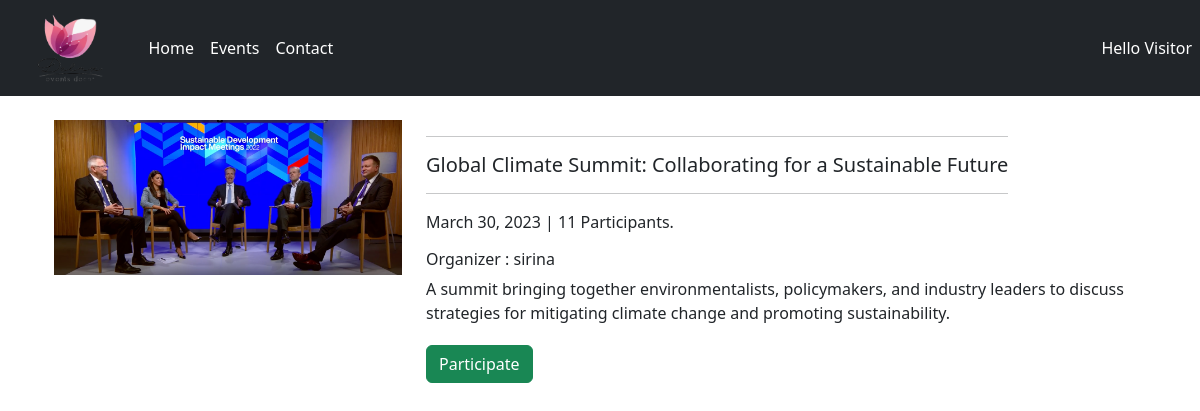
Screenshot of /events/detail/16 with the database file from the repository.
### events/models.py (models this page shows, shortened)
class Event(models.Model):
    title = models.CharField("Title",default="",max_length=250)
    description = models.TextField()
    state = models.BooleanField(default=False)
    imageEvent=models.ImageField(upload_to='images/',blank=True)
    nbParticipants = models.IntegerField(default=0)
    CATEGORY_CHOICES = ( ('Music','Music'), ('sport','Sport'), ('Cinema','Cinema') )
    category = models.CharField(max_length=10 , choices=CATEGORY_CHOICES)
    dateEvent = models.DateField(validators=[is_date_valid])
    createdAt =models.DateField(auto_now_add=True)
    updatedAt = models.DateField(auto_now=True)
    organizer = models.ForeignKey(Person, on_delete=models.CASCADE)
    participants = models.ManyToManyField(
        Person,
        related_name = "participations",
        through="Participation"
    )

### Users/models.py (models this page shows)
class Person(AbstractUser):
    email = models.EmailField("Email",unique=True, validators=[is_mail_esprit])
    cin = models.CharField("Cin",primary_key=True,max_length=8,validators=[MaxLengthValidator(8),MinLengthValidator(8)])
    createdAt =models.DateField(auto_now_add=True)
    updatedAt = models.DateField(auto_now=True)

### events/views.py (the view)
# urls.py: path('detail/<int:id>', detailEvent, name="Event_details"),
def detailEvent(request,id):
    event= Event.objects.get(id=id)
    return render(request,
        'events/event_detail.html',{
        'event' :event
                  })

### Workshop/templates/events/event_detail.html
{% extends 'base.html' %}
{% block content %}
<div class="container pt-4">
<div class="row d-flex ">
<div class="col-12 col-lg-4">
  <img class="img-fluid"  src="{{ event.imageEvent.url }}"alt="Card image cap">
</div>
    <div class="col-12 col-lg-8">
      <div class="d-flex flex-column  align-items-start">
      <div>
        <hr>
      <h5 class="">{{event.title}}</h5>
      <hr>
      <p>  {{event.dateEvent}}  |   {{event.nbParticipants}} Participants.</p>
    </div>
  </div>
  <h6>Organizer : <span>{{event.organizer}} </span></h6>
      <p class="card-text">{{event.description}}</p>
      <a  class="btn btn-success  mt-1" href="{% url 'participate_event' event.id %}"> Participate</a>
    </div>
  </div>
</div>
{% endblock %}

### rows the page displays
Event: imageEvent (picture), title "Global Climate Summit: Collaborating for a Sustainable Future", dateEvent "March 30, 2023", nbParticipants "11", organizer "sirina", description "A summit bringing together environmentalists, policymakers, and industry leaders to discuss strategies for mitigating climate change and promoting sustainability."

### other values shown
{{ greetings }} "Hello"
{{ username | default:"Visitor" }} "Visitor"
